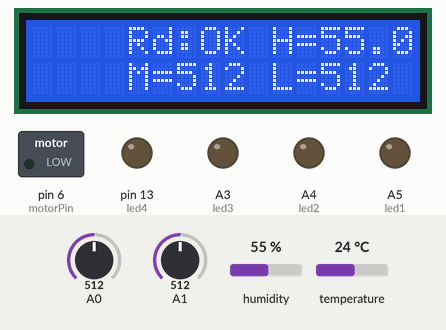
The sketch below on a simulated Arduino Uno, built with avr-gcc and run on an emulated ATmega328P. Parts: 16×2 character LCD, switched loads named in the sketch (green lamp = pin HIGH), output pins drawn as LEDs (lit = HIGH). The test bench sets the inputs (shaded band); at power-on: A0 = 512, humidity 55 %, A1 = 512, temperature 24 °C. What the sketch prints to the serial monitor is not drawn.

Above: at 2.3 s.
2.4 s: A0 set to 583
At 4.5 s:
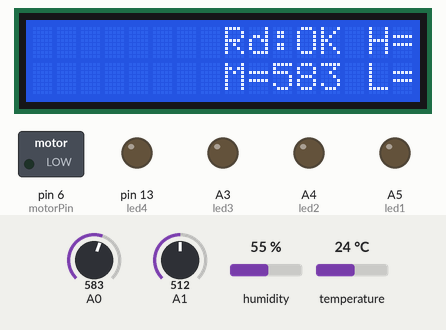
8.7 s: A0 set to 612
At 11.3 s:
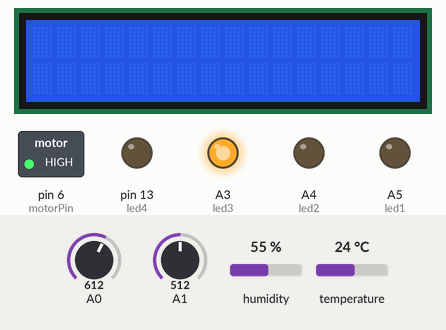
16.4 s: humidity set to 57 %
At 20.3 s:
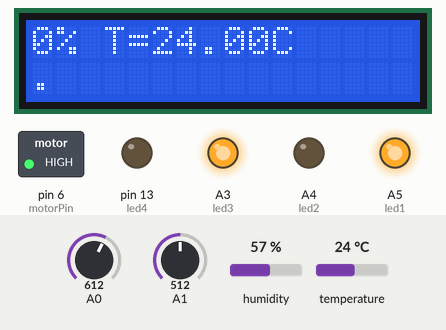
23.9 s: A1 set to 165
At 25.8 s:
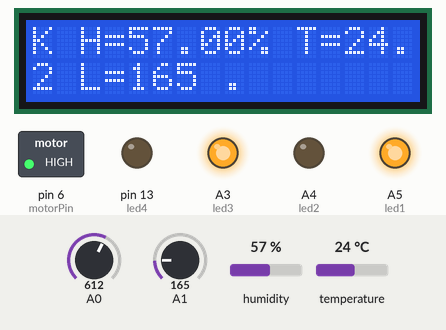
29.9 s: A1 set to 141
At 32.6 s:
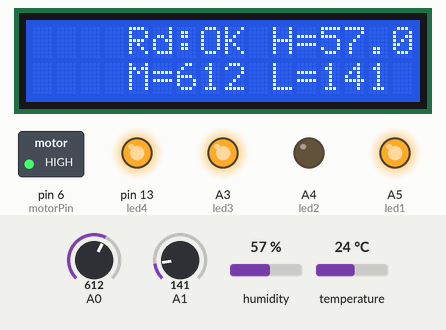
37.6 s: temperature set to 41 °C
At 41.6 s:
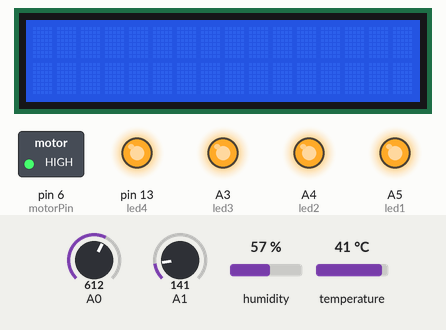
Timing chart, 0 to 43.1 s (numbered marks = the images above; inputs shaded):
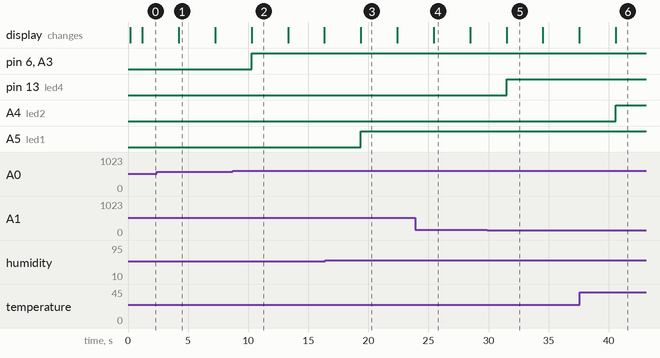

Measured:
- the behaviour switches between 599 and 600 on A0 (found by bisection; images 1 and 2)
- the behaviour switches between 55 and 56 % on humidity (found by bisection; images 2 and 3)
- the behaviour switches between 150 and 149 on A1 (found by bisection; images 4 and 5)
- after the input at 8.7 s, pin 6 (motorPin), A3 (led3): LOW → HIGH after 1.6 s
- after the input at 16.4 s, A5 (led1): LOW → HIGH after 3.0 s
- after the input at 29.9 s, pin 13 (led4): LOW → HIGH after 1.6 s
- after the input at 37.6 s, A4 (led2): LOW → HIGH after 3.0 s

The sketch:

Weather_station_2.ino
```cpp
#include <LiquidCrystal.h>
#include <stdlib.h>
#include <dht.h>


#define DHT11_PIN 7
LiquidCrystal lcd(12,11,5,4,3,2);
dht DHT;

//Variables
int chk;
int sensorValue;
int pResistor;
int led1 = A5;
int led2 = A4;
int led3 = A3;
int led4 = 13;
int motorPin = 6;

void setup()
{

//pinMode(buttonPin,INPUT);
pinMode (led1,OUTPUT);
pinMode (led2,OUTPUT);
pinMode (led3,OUTPUT);
pinMode (led4,OUTPUT);
pinMode (motorPin,OUTPUT);
//pinMode(backLight, OUTPUT);
  lcd.begin(16, 2);
  lcd.setCursor(0,0);
  lcd.print("Smart Garden");
  delay(100);
  lcd.setCursor(0,1);
  lcd.print("Connecting...");
  Serial.begin(115200);
  Serial.println("SMART GARDEN");
  Serial.println(" ");
  Serial.println("Weather Station");
  delay(1000);

}

void loop()
   {
 // lcd.clear();
  lcd.setCursor(0 , 0);
  lcd.autoscroll();
  int chk = DHT.read11(DHT11_PIN);
  int humid = DHT.humidity;
  int temp =  DHT.temperature;
  int sensorValue = analogRead(A0);
  int pResistor = analogRead(A1);

lcd.print("Rd:");
switch (chk)
{
case DHTLIB_OK:
  lcd.print("OK");
  lcd.print(" ");
  break;
case DHTLIB_ERROR_CHECKSUM:
  lcd.print("Checksum error");
  lcd.print(" ");
  break;
case DHTLIB_ERROR_TIMEOUT:
  lcd.print("Time out error");
  lcd.print(" ");
  break;
default:
  lcd.print("Unknown error");
  lcd.print(" ");
  break;
}

lcd.print("H=");
lcd.print((float)DHT.humidity);
lcd.print("%");
lcd.print(" ");


lcd.print("T=");
lcd.print((float)DHT.temperature);
lcd.print("C");
lcd.print(" ");


lcd.setCursor(0 , 1);

lcd.print("M=");
lcd.print(sensorValue);
lcd.print(" ");


lcd.print("L=");
lcd.print(pResistor);
lcd.print(" ");


if (DHT.humidity > 55) {
  digitalWrite (led1, HIGH);
  //digitalWrite(motorPin, HIGH);
} else {
  digitalWrite (led1, LOW);
  // digitalWrite(motorPin, LOW);
}

if (DHT.temperature > 40) {
  digitalWrite (led2, HIGH);
  //digitalWrite(motorPin, HIGH);
} else {
  digitalWrite (led2, LOW);
  //digitalWrite(motorPin, LOW);
}

if (sensorValue < 600){
  digitalWrite(led3, LOW);
  digitalWrite(motorPin, LOW);
}
else {
  digitalWrite(led3, HIGH);
  digitalWrite(motorPin, HIGH);
}


if (pResistor < 150) {
  //lcd.print("LIGHT ON");
  digitalWrite(led4, HIGH);
}
else {
  digitalWrite(led4, LOW);
}
delay(3000);
}
```
